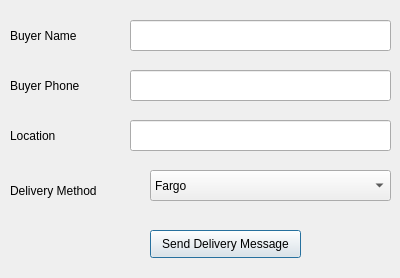
<?xml version="1.0" encoding="UTF-8"?>
<ui version="4.0">
 <class>replyToOrdersDialog</class>
 <widget class="QDialog" name="replyToOrdersDialog">
  <property name="geometry">
   <rect>
    <x>0</x>
    <y>0</y>
    <width>400</width>
    <height>278</height>
   </rect>
  </property>
  <property name="windowTitle">
   <string>Send Delivery</string>
  </property>
  <widget class="QLabel" name="label_14">
   <property name="geometry">
    <rect>
     <x>10</x>
     <y>10</y>
     <width>101</width>
     <height>51</height>
    </rect>
   </property>
   <property name="styleSheet">
    <string notr="true">font: 10pt &quot;MS Shell Dlg 2&quot;;</string>
   </property>
   <property name="text">
    <string>Buyer Name</string>
   </property>
  </widget>
  <widget class="QLineEdit" name="buyernameLineditReplyOrrdedialog">
   <property name="geometry">
    <rect>
     <x>130</x>
     <y>20</y>
     <width>261</width>
     <height>31</height>
    </rect>
   </property>
   <property name="styleSheet">
    <string notr="true">font: 10pt &quot;MS Shell Dlg 2&quot;;</string>
   </property>
   <property name="readOnly">
    <bool>true</bool>
   </property>
  </widget>
  <widget class="QLabel" name="label_15">
   <property name="geometry">
    <rect>
     <x>10</x>
     <y>60</y>
     <width>101</width>
     <height>51</height>
    </rect>
   </property>
   <property name="styleSheet">
    <string notr="true">font: 10pt &quot;MS Shell Dlg 2&quot;;</string>
   </property>
   <property name="text">
    <string>Buyer Phone</string>
   </property>
  </widget>
  <widget class="QLineEdit" name="buyerphonelinedit_replydialog">
   <property name="geometry">
    <rect>
     <x>130</x>
     <y>70</y>
     <width>261</width>
     <height>31</height>
    </rect>
   </property>
   <property name="styleSheet">
    <string notr="true">font: 10pt &quot;MS Shell Dlg 2&quot;;</string>
   </property>
   <property name="readOnly">
    <bool>true</bool>
   </property>
  </widget>
  <widget class="QLabel" name="label_16">
   <property name="geometry">
    <rect>
     <x>10</x>
     <y>110</y>
     <width>101</width>
     <height>51</height>
    </rect>
   </property>
   <property name="styleSheet">
    <string notr="true">font: 10pt &quot;MS Shell Dlg 2&quot;;</string>
   </property>
   <property name="text">
    <string>Location</string>
   </property>
  </widget>
  <widget class="QLineEdit" name="buyerlocation_replydialog">
   <property name="geometry">
    <rect>
     <x>130</x>
     <y>120</y>
     <width>261</width>
     <height>31</height>
    </rect>
   </property>
   <property name="styleSheet">
    <string notr="true">font: 10pt &quot;MS Shell Dlg 2&quot;;</string>
   </property>
   <property name="readOnly">
    <bool>true</bool>
   </property>
  </widget>
  <widget class="QLabel" name="label_17">
   <property name="geometry">
    <rect>
     <x>10</x>
     <y>160</y>
     <width>131</width>
     <height>61</height>
    </rect>
   </property>
   <property name="styleSheet">
    <string notr="true">font: 10pt &quot;MS Shell Dlg 2&quot;;</string>
   </property>
   <property name="text">
    <string>Delivery Method</string>
   </property>
  </widget>
  <widget class="QComboBox" name="comboBox">
   <property name="geometry">
    <rect>
     <x>150</x>
     <y>170</y>
     <width>241</width>
     <height>31</height>
    </rect>
   </property>
   <property name="styleSheet">
    <string notr="true">font: 11pt &quot;MS Shell Dlg 2&quot;;</string>
   </property>
   <item>
    <property name="text">
     <string>Fargo</string>
    </property>
   </item>
   <item>
    <property name="text">
     <string>Parcel</string>
    </property>
   </item>
   <item>
    <property name="text">
     <string>Messenger</string>
    </property>
   </item>
   <item>
    <property name="text">
     <string>BodaBoda</string>
    </property>
   </item>
  </widget>
  <widget class="QPushButton" name="sendDeliveryMessagepushButton_replyDialog">
   <property name="geometry">
    <rect>
     <x>150</x>
     <y>230</y>
     <width>151</width>
     <height>28</height>
    </rect>
   </property>
   <property name="text">
    <string>Send Delivery Message</string>
   </property>
  </widget>
 </widget>
 <resources/>
 <connections/>
</ui>
